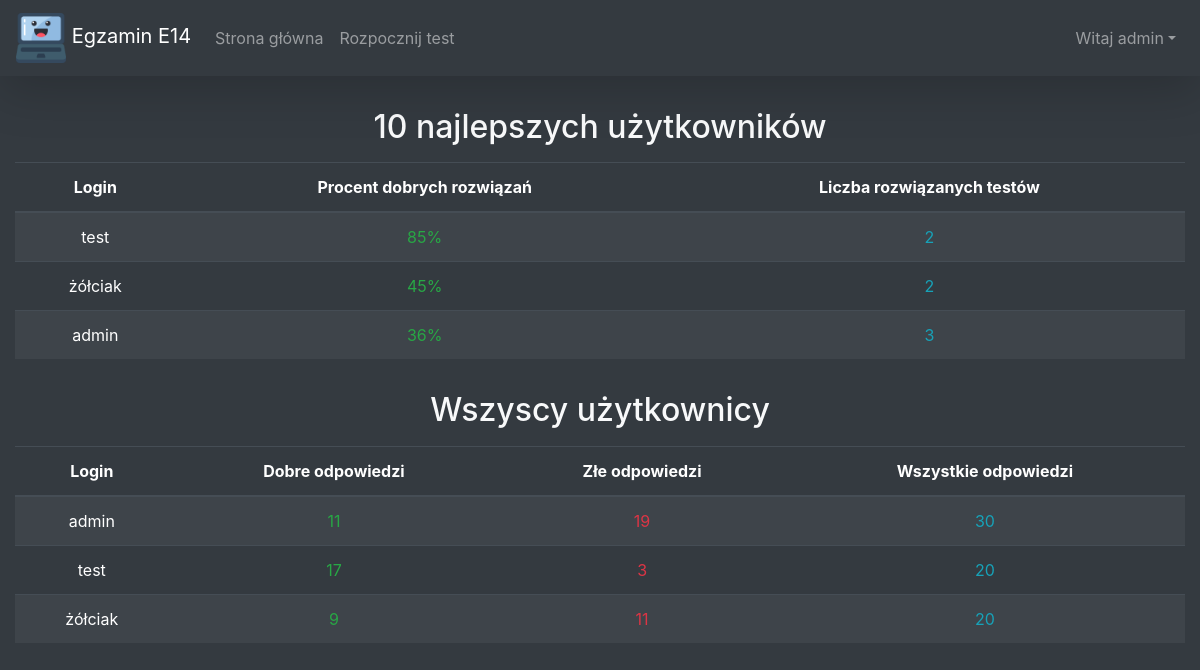
/pages/adminUserStats.php (signed in), run on the app's committed database.
### tables this page shows
CREATE TABLE `uzytkownicy` (
  `id` int(11) NOT NULL,
  `login` varchar(40) NOT NULL,
  `password` varchar(60) NOT NULL,
  `isAdmin` tinyint(1) NOT NULL DEFAULT '0',
  `good_answers` int(11) NOT NULL DEFAULT '0',
  `all_answers` int(11) NOT NULL DEFAULT '0'
);

### scripts/generate_users_stats_table.php (the view, shortened to what this page needs)
<?php
echo ('<div class="table-responsive"><table class="table table-striped table-dark table-hover">');
echo ('<thead><tr>');
echo ('<th scope="col">Login</th>');
echo ('<th scope="col">Dobre odpowiedzi</th>');
echo ('<th scope="col">Złe odpowiedzi</th>');
echo ('<th scope="col">Wszystkie odpowiedzi</th>');
echo ('</thead></tr>');
echo ("<tbody>");
$conn = include("database_con.php");
$stmt = $conn->prepare("SELECT * FROM uzytkownicy");
$stmt->execute();
$result = $stmt->get_result();
while ($row = $result->fetch_assoc()) {
    echo ('<tr>');
    echo ('<td>' . $row["login"] . '</td>');
    echo ('<td class="text-success">' . $row["good_answers"] . '</td>');
    echo ('<td class="text-danger">' . strval(intval($row["all_answers"]) - intval($row["good_answers"])) . '</td>');
    echo ('<td class="text-info">' . $row["all_answers"] . '</td>');
    echo ('</tr>');
}
echo ('</tbody></table></div>');

### scripts/generate_users_best_table.php (shortened to what this page needs)
<?php
echo ('<div class="table-responsive"><table class="table table-striped table-dark table-hover">');
echo ('<thead><tr>');
echo ('<th scope="col">Login</th>');
echo ('<th scope="col">Procent dobrych rozwiązań</th>');
echo ('<th scope="col">Liczba rozwiązanych testów</th>');
echo ('</thead></tr>');
echo ("<tbody>");
$conn = include("database_con.php");
$stmt = $conn->prepare("SELECT * FROM uzytkownicy ORDER BY (all_answers - good_answers) / all_answers ASC, all_answers DESC LIMIT 10");
$stmt->execute();
$result = $stmt->get_result();
while ($row = $result->fetch_assoc()) {
    if ($row["all_answers"] != 0) {
        echo ('<tr>');
        echo ('<td>' . $row["login"] . '</td>');
        echo ('<td class="text-success">' . strval(floor(intval($row["good_answers"]) / intval($row["all_answers"]) * 100)) . '%</td>');
        echo ('<td class="text-info">' . strval((intval($row["all_answers"]) / 10)) . '</td>');
        echo ('</tr>');
    }
}
echo ('</tbody></table></div>');

### css/style.css (style rules this page uses)
.fill-height { min-height: 100vh; }

### data on the page
uzytkownicy: login "test", good_answers+all_answers "85", intval($row['all_answers'])/10 "2", good_answers "17", all_answers+good_answers "3", all_answers "20"
uzytkownicy: login "żółciak", good_answers+all_answers "45", intval($row['all_answers'])/10 "2", good_answers "9", all_answers+good_answers "11", all_answers "20"
uzytkownicy: login "admin", good_answers+all_answers "36", intval($row['all_answers'])/10 "3", good_answers "11", all_answers+good_answers "19", all_answers "30"

### other printed values
$_SESSION["user"] "admin"
